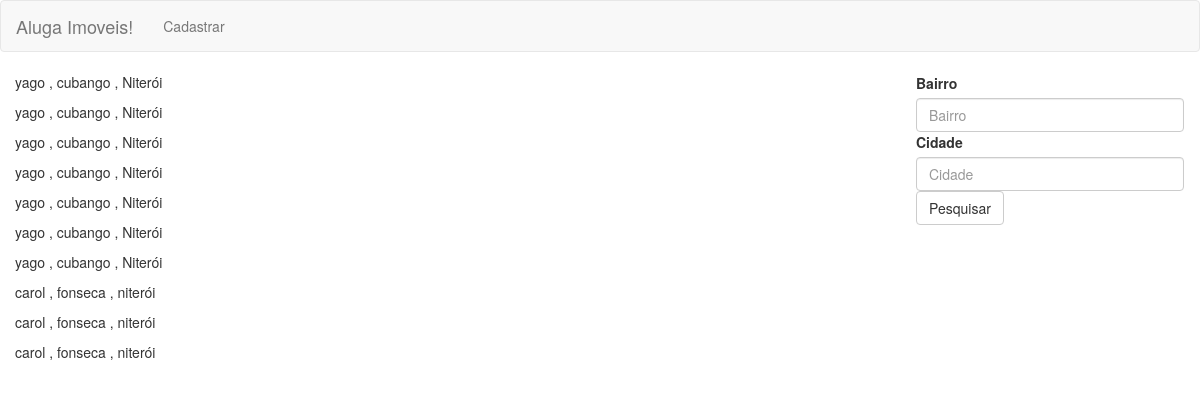
Before: / with the older database file.
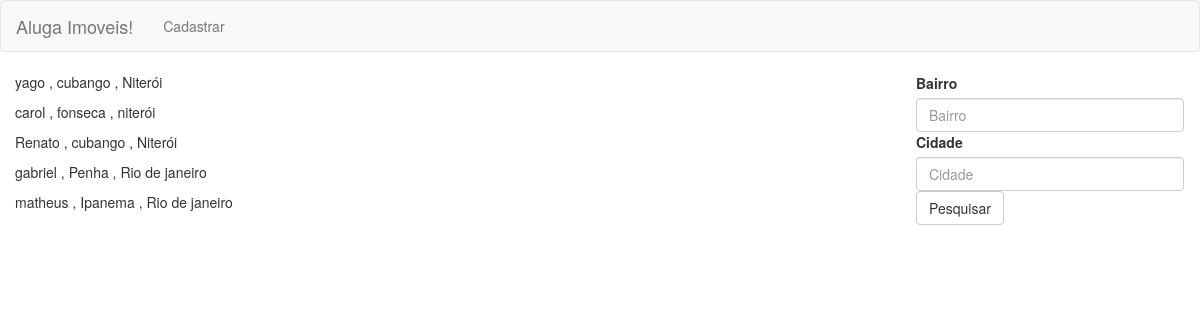
After: the same page with the newer database file.
### aluguel/models.py (models this page shows, shortened)
class Aluguel(models.Model):
    nome = models.CharField(max_length= 32 )
    telefone = models.CharField(max_length= 11 )
    rua = models.CharField(max_length= 250 )
    numero = models.IntegerField( )
    cidade = models.CharField(max_length= 250 )
    bairro = models.CharField(max_length= 250 )

### aluguel/views.py (the view)
# urls.py: url(r'^$',home),
def home(request):
    lista = Aluguel.objects.all()
    return render(request,'aluguel/index.html',{'lista': lista})

### aluguel/templates/aluguel/index.html (shortened to what this page needs)
 {% extends "aluguel/base.html" %} {% block content %}
<div class="container-fluid">
  <div class="row">
    <main class="col-md-9">
      {% if lista %} {%for imoveis in lista%}
      <p>{{imoveis.nome}} , {{imoveis.bairro}} , {{imoveis.cidade}} </p>
      {%endfor%} {%else%}
      <p>nenhum resultado encontrado</p>
      {% endif %}
    </main>
    <aside class="col-md-3">
      <nav class="navbar">
        <form class="" action="/pesquisa/" method="get">
          <div class="">
            <label for="bairro">Bairro</label>
            <input type="text" name="bairro" class="form-control" placeholder="Bairro">
          </div>
          <div class="">
            <label for="cidade">Cidade</label>
            <input type="text" name="cidade" class="form-control" placeholder="Cidade">
          </div>
          <div>
            <button type="submit" class="btn btn-default">Pesquisar</button>
          </div>
        </form>
      </nav>
    </aside>
  </div>
</div>
{% endblock %}

### aluguel/templates/aluguel/base.html (shortened to what this page needs)
{% load static %}
<!DOCTYPE html>
<html lang="pt-br">
  <head>
    <link rel="stylesheet" href="{% static 'css/bootstrap.min.css' %}">
    <link href="{% static 'css/style.css' %}" rel="stylesheet">
  </head>
  <body>
    <header>
      <nav class="navbar navbar-default">
        <div class="container-fluid">
          <div class="navbar-header">
            <a class="navbar-brand" href="{{request.path}}">Aluga Imoveis!</a>
          </div>
          <div class="collapse navbar-collapse" id="bs-example-navbar-collapse-1">
            <ul class="nav navbar-nav">
              <li><a href="/cadastrar/">Cadastrar</a></li>
            </ul>
          </div>
        </div>
      </nav>
    </header>
    {% block content %}{% endblock %}
  </body>
</html>

Changed rows visible on the page:
removed Aluguel: nome "yago", bairro "cubango", cidade "Niterói"
removed Aluguel: nome "yago", bairro "cubango", cidade "Niterói"
removed Aluguel: nome "yago", bairro "cubango", cidade "Niterói"
removed Aluguel: nome "yago", bairro "cubango", cidade "Niterói"
removed Aluguel: nome "yago", bairro "cubango", cidade "Niterói"
removed Aluguel: nome "yago", bairro "cubango", cidade "Niterói"
removed Aluguel: nome "carol", bairro "fonseca", cidade "niterói"
removed Aluguel: nome "carol", bairro "fonseca", cidade "niterói"
added Aluguel: nome "Renato", bairro "cubango", cidade "Niterói"
added Aluguel: nome "gabriel", bairro "Penha", cidade "Rio de janeiro"
added Aluguel: nome "matheus", bairro "Ipanema", cidade "Rio de janeiro"
